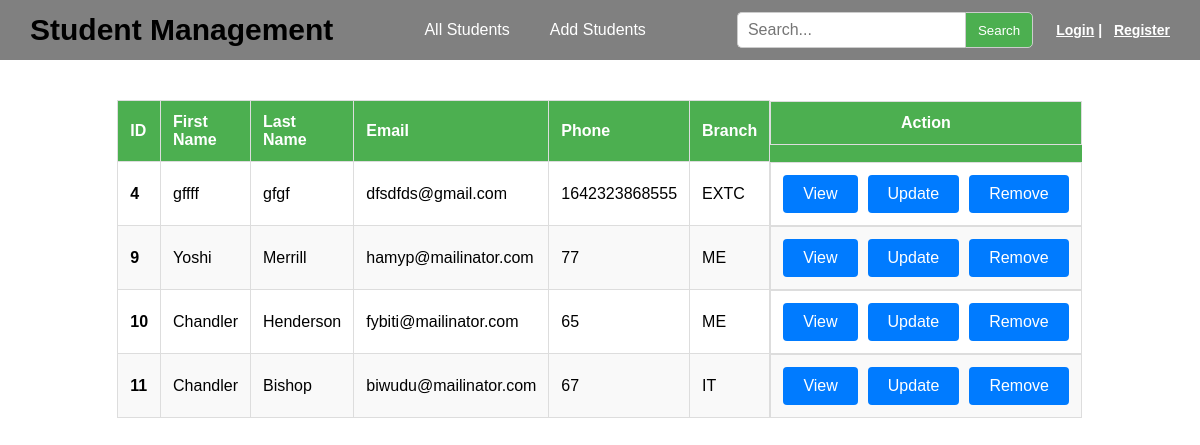
The page / on the database its author committed.
### student/models.py (models this page shows)
class Student(models.Model):
    fname=models.CharField(max_length=30)
    lname=models.CharField(max_length=30)
    email=models.EmailField()
    phone=models.PositiveIntegerField()
    branch=models.CharField(max_length=20,choices=CHOICES)

### student/views.py (the view)
# urls.py: path('', views.manage,name='home'),
def manage(request):
    students=Student.objects.all().values()
    return render(request,'manage/manage.html',{'students':students})

### templates/manage/manage.html (shortened to what this page needs)
{%load static%}
<!DOCTYPE html>
<html lang="en">
<head>
    <link rel="stylesheet" href="{%static 'manage/manage.css'%}">
</head>
<body>
    {% include 'manage/navbar.html'%}
    <div class="tab">
        <table class="student-table">
            <thead>
                <tr>
                    <th>ID</th>
                    <th>First Name</th>
                    <th>Last Name</th>
                    <th>Email</th>
                    <th>Phone</th>
                    <th>Branch</th>
                    <th class="action">Action</th>
                </tr>
            </thead>
            <tbody>
                    {% for student in students %}
                <tr>
                    <td id="stid">{{ student.id }}</td>
                    <td>{{ student.fname }}</td>
                    <td>{{ student.lname }}</td>
                    <td>{{ student.email}}</td>
                    <td>{{ student.phone}}</td>
                    <td>{{ student.branch}}</td>
                    <td class="buts">
                        <button class="button" type="button"><a href="">View</a></button>
                        <button class="button" type="button"><a href="{%url 'update' student.id %}">Update</a></button>
                        <button class="button" type="button"><a href="{%url 'delete' student.id %}">Remove</a></button>
                    </td>
                </tr>
                {% endfor %}
            </tbody>
        </table>
    </div>
</body>
</html>

### templates/manage/navbar.html (shortened to what this page needs)
<div class="navbar">
  <div class="logo">
    <h1>Student Management</h1>
  </div>
  <div class="nav-links">
    <a href="{%url 'home' %}">All Students</a>
    <a href="{%url 'add'%}">Add Students</a>
  </div>
    <form class=sbox action="{%url 'search'%}" method="post">
        <div class="search-bar">
          <input type="text" placeholder="Search..." name="output">
          <button type="submit">Search</button>
        </div>
    </form>
    <div class="user-info">
    {% if user.is_authenticated %}
      Welcome, {{ user.username }}! |
      <a href="{% url 'logout' %}">Logout</a>
    {% else %}
      <a href="{% url 'login' %}">Login</a> |
      <a href="{% url 'register' %}">Register</a>
    {% endif %}
  </div>
</div>

### static/manage/manage.css (style rules this page uses)
html,body { height: 100%; }
body { margin: 0; font-family: Arial, sans-serif; position: relative; }
.navbar { display: flex; align-items: center; height: 60px; background-color: grey; padding: 0 30px; position: relative; gap: 15px; }
.logo h1 { margin: 0; font-size: 30px; color: black; }
.nav-links { display: flex; justify-content: center; flex-grow: 1; gap: 20px; height: 100%; }
.nav-links a { text-decoration: none; color: white; display: flex; align-items: center; padding: 0 10px; }
.student-table { width: 80%; border-collapse: collapse; font-family: Arial, sans-serif; }
.student-table thead { background-color: #4CAF50; color: white; }
.student-table th, .student-table td { border: 1px solid #ddd; padding: 12px; text-align: left; }
.student-table tbody tr:nth-child(even) { background-color: #f9f9f9; }
#stid { font-weight: bold; }
.tab { padding-top: 40px; display: flex; justify-content: center; }
.action { display: flex; justify-content: center; }
.button { background-color: #007BFF; color: white; border: none; padding: 10px 20px; border-radius: 4px; cursor: pointer; font-size: 16px; transition: background-color 0.3s ease; }
.buts { display: flex; justify-content:center ; padding: 10px; gap: 10px; }
a { text-decoration: none; color:white; }
form input[type="text"], form input[type="email"], form input[type="password"], form select, form textarea { width: 100%; padding: 10px 12px; font-size: 16px; border: 1px solid #ccc; border-radius: 5px; box-sizing: border-box; outline: none; transition: border-color 0.3s ease, box-shadow 0.3s ease; }
.search-bar { display: flex; align-items: center; gap: 0; }
.search-bar input[type="text"] { padding: 6px 10px; border: 1px solid #ccc; border-right: none; border-radius: 5px 0 0 5px; outline: none; height: 36px; }
.search-bar button { padding: 6px 12px; border: 1px solid #ccc; background-color: #4CAF50; color: white; border-radius: 0 5px 5px 0; height: 36px; cursor: pointer; }
.user-info { margin-left: auto; color: white; font-weight: 600; font-family: Arial, sans-serif; font-size: 14px; }
.user-info a { color: white; text-decoration: underline; margin-left: 8px; }

### rows shown on the page
Student: id "4", fname "gffff", lname "gfgf", email "dfsdfds@gmail.com", phone "1642323868555", branch "EXTC"
Student: id "9", fname "Yoshi", lname "Merrill", email "hamyp@mailinator.com", phone "77", branch "ME"
Student: id "10", fname "Chandler", lname "Henderson", email "fybiti@mailinator.com", phone "65", branch "ME"
Student: id "11", fname "Chandler", lname "Bishop", email "biwudu@mailinator.com", phone "67", branch "IT"
